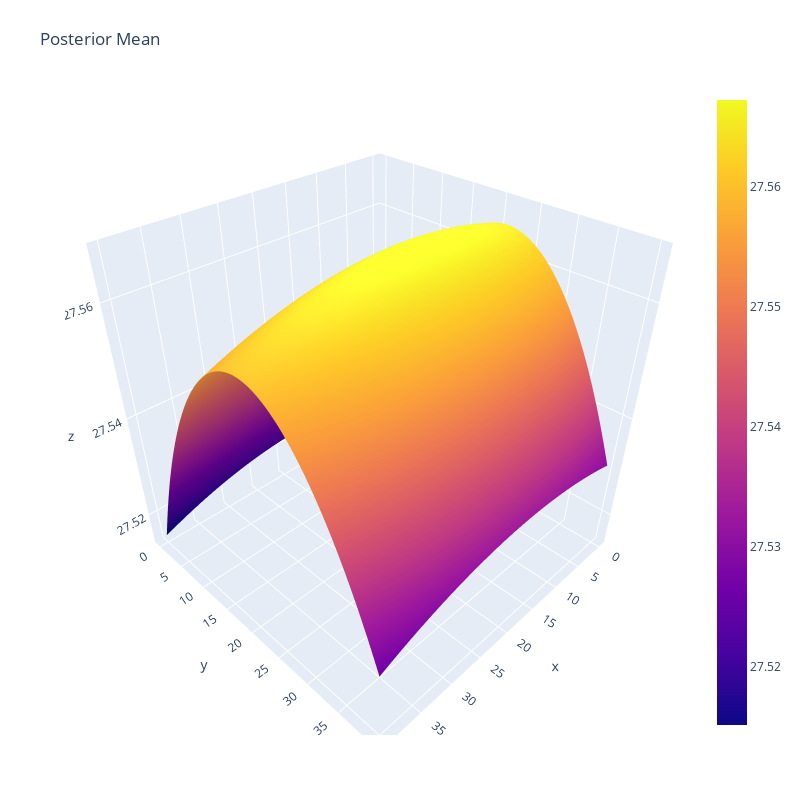

Source (notebook cell):
### Code cell
res = my_ae.gp_optimizer.posterior_mean(x_pred)
f = res["f(x)"]
f = f.reshape(100,100)

plot(x,y,f)

### Figure 1 — Plotly figure (JSON) as saved in the notebook; plotly's stock layout.template omitted (floating-point values rounded to 4 significant figures; data arrays with more than 128 entries replaced by an {"elided": "..."} marker saying what was removed)
{"data": [{"type": "surface", "x": {"elided": "100x100 float values"}, "y": {"elided": "100x100 float values"}, "z": {"elided": "100x100 float values"}}], "layout": {"autosize": true, "height": 800, "margin": {"b": 65, "l": 65, "r": 50, "t": 90}, "title": {"text": "Posterior Mean"}, "width": 800}}
